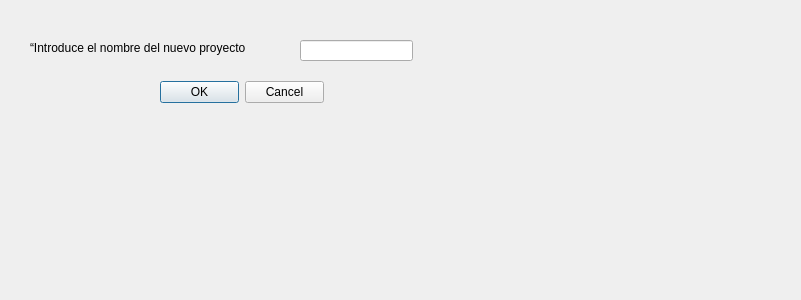
<?xml version="1.0" encoding="UTF-8"?>
<ui version="4.0">
 <class>NuevoProyecto</class>
 <widget class="QDialog" name="NuevoProyecto">
  <property name="geometry">
   <rect>
    <x>0</x>
    <y>0</y>
    <width>801</width>
    <height>300</height>
   </rect>
  </property>
  <property name="windowTitle">
   <string>Dialog</string>
  </property>
  <widget class="QLabel" name="lblNombre">
   <property name="geometry">
    <rect>
     <x>30</x>
     <y>40</y>
     <width>241</width>
     <height>16</height>
    </rect>
   </property>
   <property name="text">
    <string>“Introduce el nombre del nuevo proyecto</string>
   </property>
  </widget>
  <widget class="QLineEdit" name="lineNombre">
   <property name="geometry">
    <rect>
     <x>300</x>
     <y>40</y>
     <width>113</width>
     <height>21</height>
    </rect>
   </property>
  </widget>
  <widget class="QDialogButtonBox" name="buttonBox">
   <property name="geometry">
    <rect>
     <x>160</x>
     <y>80</y>
     <width>164</width>
     <height>24</height>
    </rect>
   </property>
   <property name="standardButtons">
    <set>QDialogButtonBox::StandardButton::Cancel|QDialogButtonBox::StandardButton::Ok</set>
   </property>
  </widget>
 </widget>
 <resources/>
 <connections/>
</ui>
